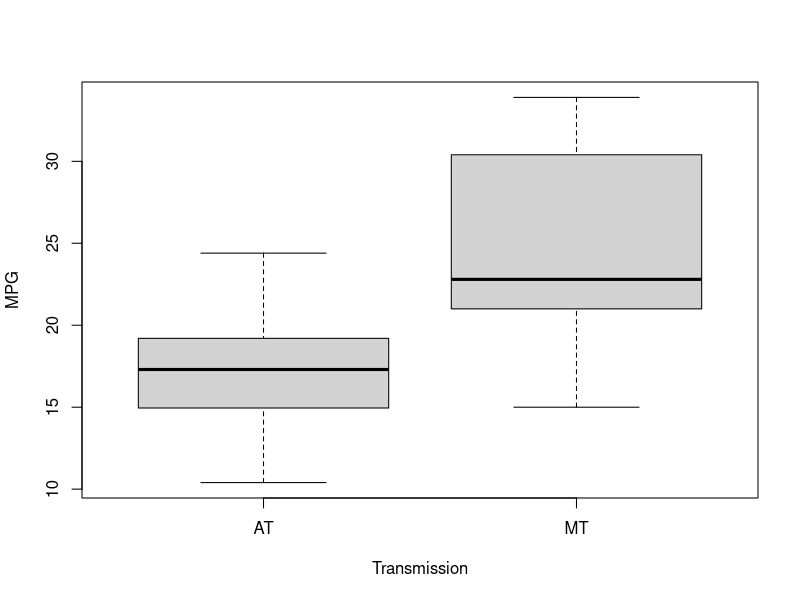
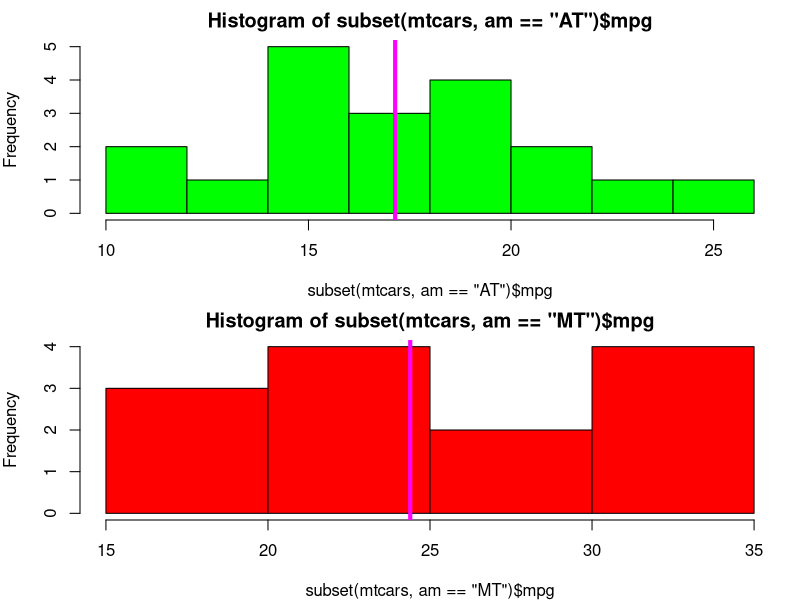
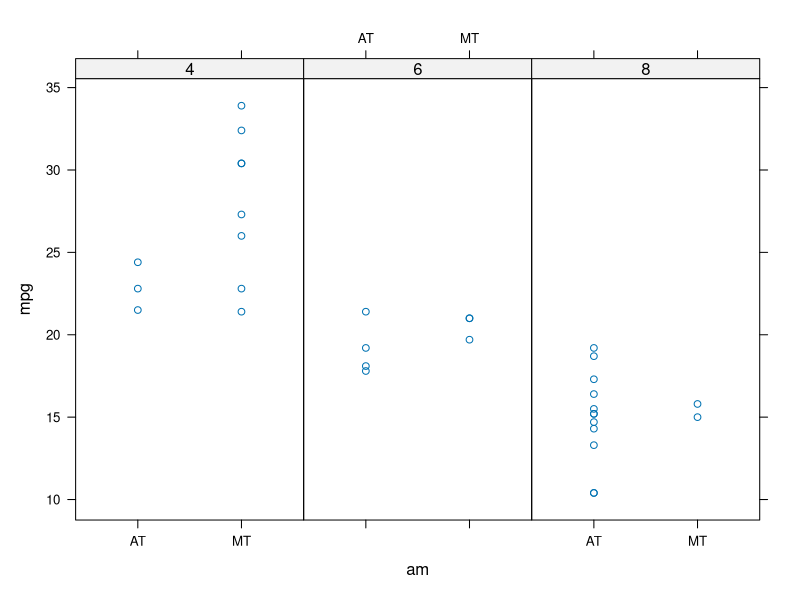
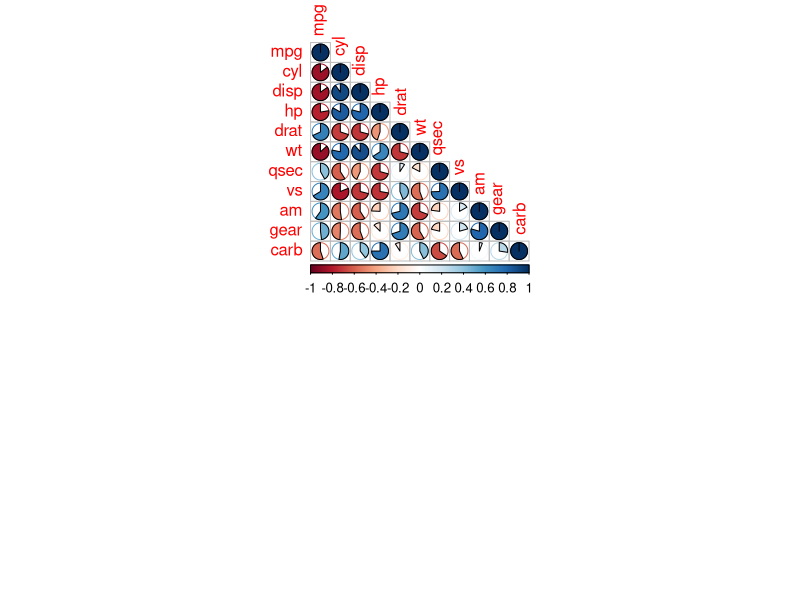
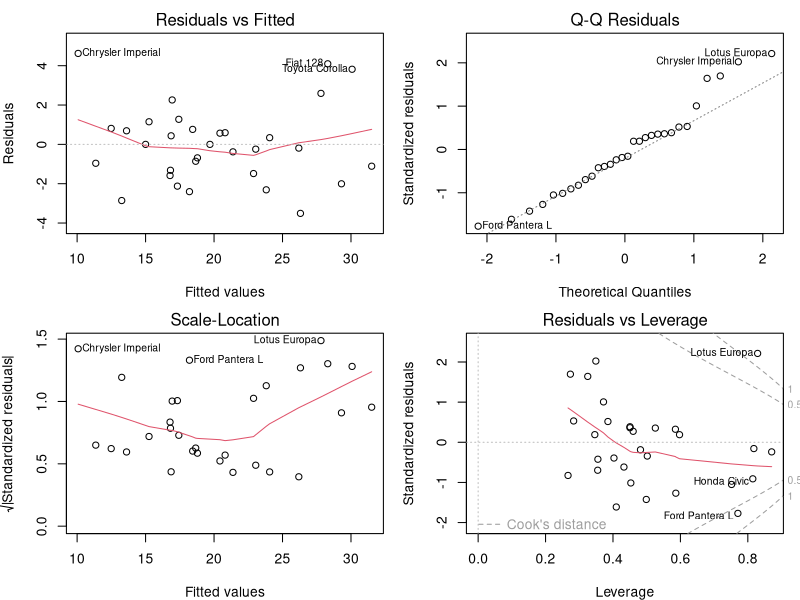
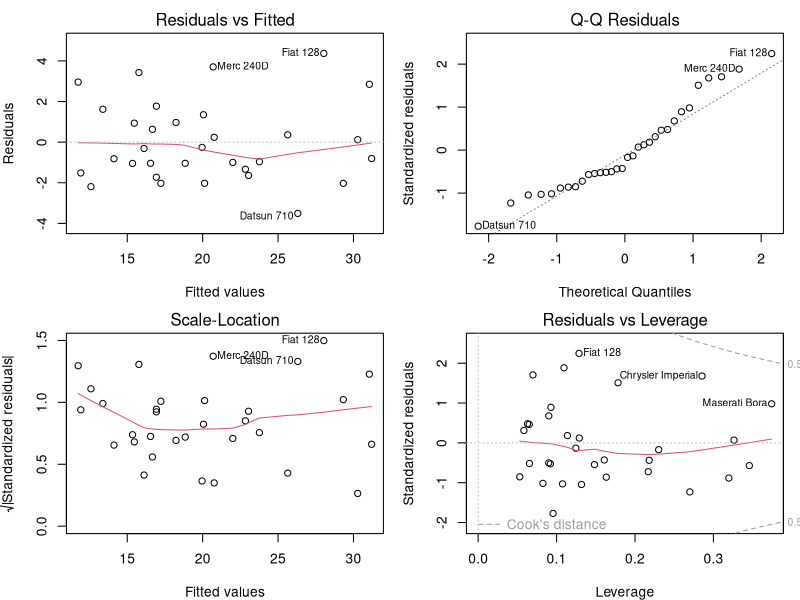
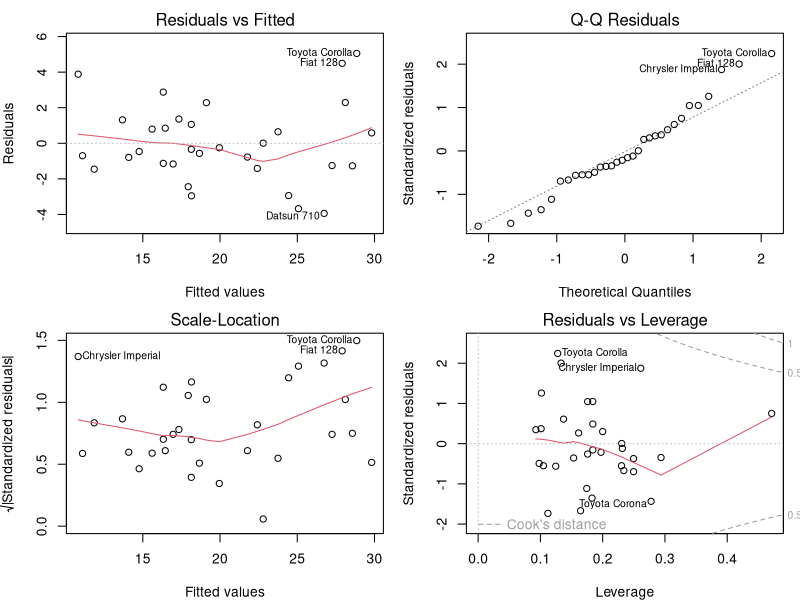
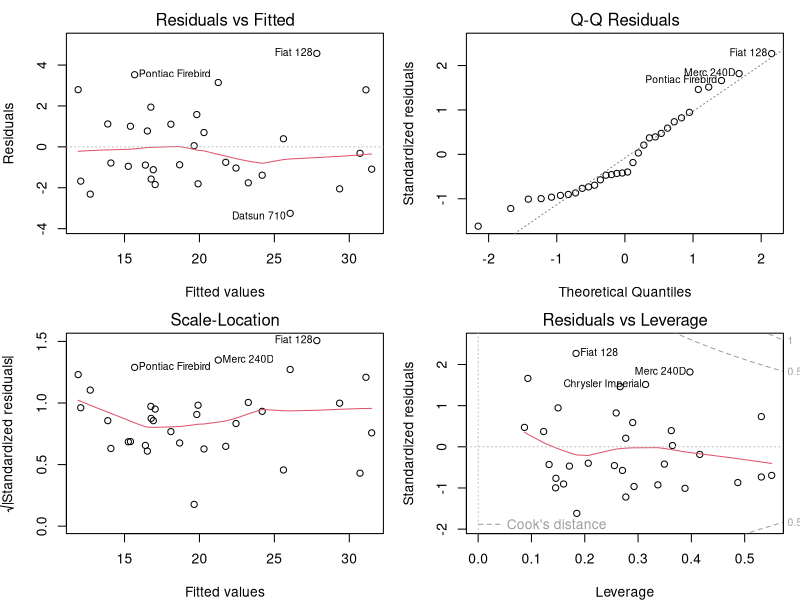

Write the R code that produced these figures, in order.
## ---- chunk 1
knitr::opts_chunk$set(echo = TRUE)
## ---- chunk 2
data("mtcars")
head(mtcars)
summary(mtcars)
str(mtcars)
mtcars$am=as.factor(mtcars$am)
levels(mtcars$am)=c("AT","MT")
mtcars$vs=as.factor(mtcars$vs)
levels(mtcars$vs)=c("V-Shaped","ST")
## ---- chunk 3
boxplot(mpg ~ am, mtcars, xlab = "Transmission", ylab = "MPG")

atmpg<-mtcars[mtcars$am == "AT",]
mtmpg<-mtcars[mtcars$am == "MT",]
t.test(mtmpg$mpg,atmpg$mpg, "greater")

par(mfrow = c(2, 1), mar = c(4, 4, 2, 1))
hist(subset(mtcars, am == "AT")$mpg, col = "green")
abline(v = 17.14, col = "magenta", lwd = 4)
hist(subset(mtcars, am=="MT")$mpg, col= "red")
abline(v = 24.39, col = "magenta", lwd = 4)


## ---- chunk 4
library(lattice)
mtcars<- transform(mtcars, cyl = factor(cyl))
xyplot(mpg ~ am | cyl, data = mtcars, layout = c(3,1))


cyl4mpg<- mtcars[mtcars$cyl=="4",]
cyl6mpg<- mtcars[mtcars$cyl=="6",]
cyl8mpg<- mtcars[mtcars$cyl=="8",]
t.test(cyl4mpg$mpg,cyl6mpg$mpg, "greater")
t.test(cyl4mpg$mpg,cyl8mpg$mpg, "greater")
t.test(cyl6mpg$mpg,cyl8mpg$mpg, "greater")

## ---- chunk 5

levels(mtcars$am)=as.numeric(c(1,0))
mtcars$am=as.numeric(mtcars$am)
levels(mtcars$vs)=as.numeric(c(1,2))
mtcars$vs=as.numeric(mtcars$vs)
levels(mtcars$cyl)=as.numeric(c(4,6,8))
mtcars$cyl=as.numeric(mtcars$cyl)

d <- mtcars
cr <- cor(d)
cor1 <- cor(d, method = "kendall")
cor2 <- cor(d, method= "spearman")


library(corrplot)

corrplot(cr, method = "pie", type = "lower")

## ---- chunk 6
mtcars$am=as.factor(mtcars$am)
levels(mtcars$am)=c("AT","MT")
mtcars$vs=as.factor(mtcars$vs)
levels(mtcars$vs)=c("V-Shaped","ST")
mtcars$cyl=as.factor(mtcars$cyl)
levels(mtcars$cyl)=c("4", "6","8")
mtcars$gear=as.factor(mtcars$gear)
levels(mtcars$gear)=c("3","4", "5")
mtcars$carb=as.factor(mtcars$carb)
levels(mtcars$carb)=c("1","2","3","4","6","8")


Model1<- lm(mpg~., data=mtcars)
summary(Model1)
summary(Model1)$coef
par(mfrow = c(2,2), mar = c(4, 4, 2, 1))
plot(Model1)

Model2<-lm(mpg ~ wt + qsec + am + wt:am, data=mtcars)
summary(Model2)
summary(Model2)$coef
par(mfrow = c(2,2), mar = c(4, 4, 2, 1))
plot(Model2)

Model3 <-step(lm(mpg~., data = mtcars))
summary(Model3)
summary(Model3)$coef
par(mfrow = c(2,2), mar = c(4, 4, 2, 1))
plot(Model3)

Model4 <-lm(mpg ~ wt + qsec + am + cyl + wt:am + am:cyl, data=mtcars)
summary(Model4)
summary(Model4)$coef
par(mfrow = c(2,2), mar = c(4, 4, 2, 1))
plot(Model4)


